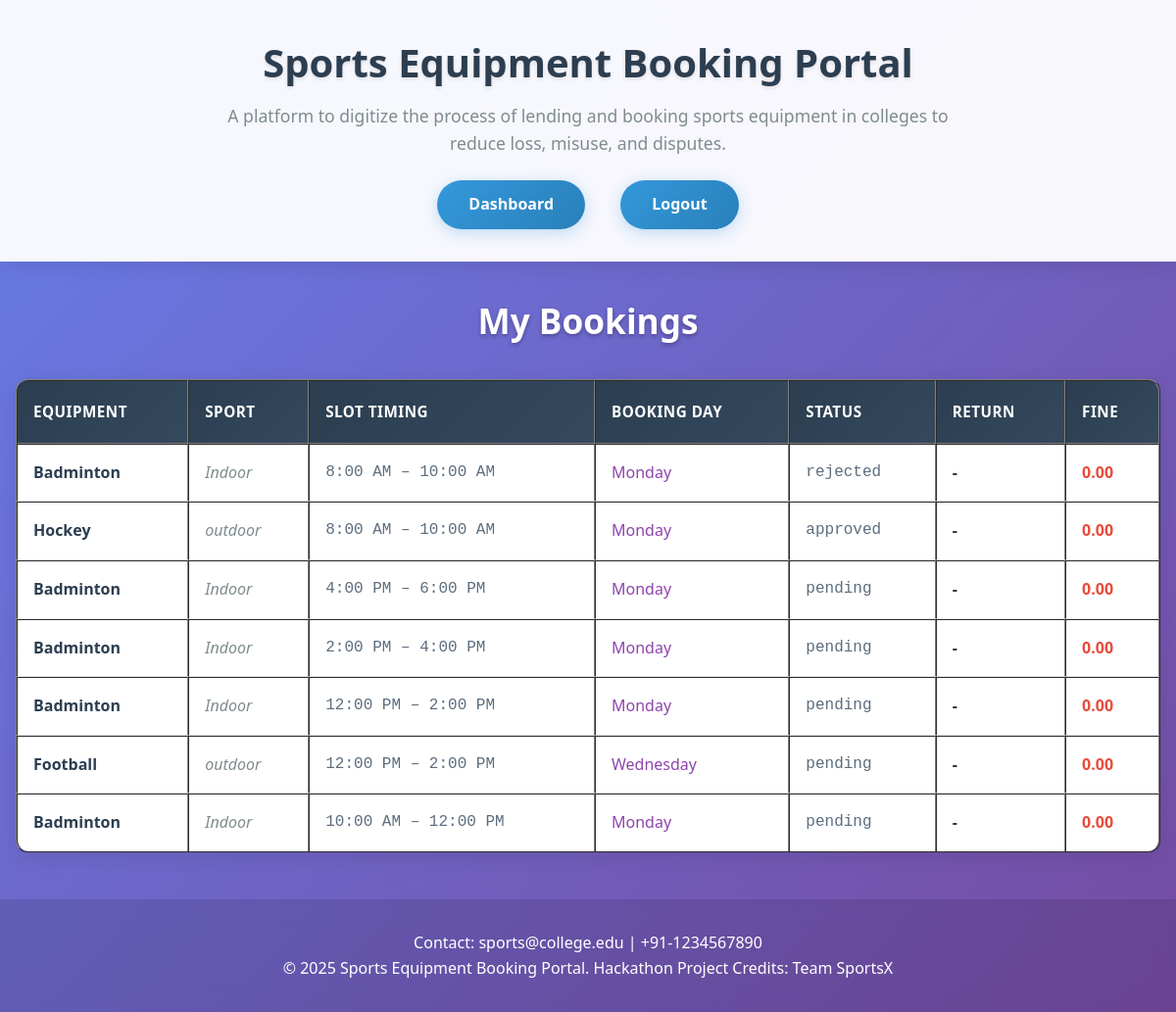
Page /student/my_bookings.php (signed in) on the committed database.
### tables this page shows
CREATE TABLE `bookings` (
  `id` int(11) NOT NULL,
  `user_id` int(11) NOT NULL,
  `equipment_id` int(11) NOT NULL,
  `booking_date` text NOT NULL,
  `return_date` text DEFAULT NULL,
  `status` enum('pending','approved','rejected','borrowed','returned','late') NOT NULL DEFAULT 'pending',
  `fine_amount` decimal(10,2) DEFAULT 0.00
);

CREATE TABLE `equipment` (
  `id` int(11) NOT NULL,
  `name` varchar(100) NOT NULL,
  `sport_type` varchar(50) NOT NULL,
  `availability_status` enum('available','reserved','borrowed') NOT NULL DEFAULT 'available',
  `image_url` varchar(255) DEFAULT NULL
);

### student/my_bookings.php (the view, shortened to what this page needs)
<?php
require_once '../includes/db.php';
$user_id = $_SESSION['user_id'];
$result = $conn->query("SELECT b.*, e.name AS equipment_name, e.sport_type FROM bookings b JOIN equipment e ON b.equipment_id = e.id WHERE b.user_id = $user_id ORDER BY b.booking_date DESC");
?>
<!DOCTYPE html>
<html>
<head>
</head>
<body>
<header>
  <h1>Sports Equipment Booking Portal</h1>
  <p>A platform to digitize the process of lending and booking sports equipment in colleges to reduce loss, misuse, and disputes.</p>
  <nav>
    <a href="dashboard.php">Dashboard</a>
    <a href="/project/logout.php">Logout</a>
  </nav>
</header><div class="container">
  <h2>My Bookings</h2>
  <table border="1" width="100%">
    <tr>
      <th>Equipment</th>
      <th>Sport</th>
      <th>Slot Timing</th>
      <th>Booking Day</th>
      <th>Status</th>
      <th>Return</th>
      <th>Fine</th>
    </tr>
    <?php while ($row = $result->fetch_assoc()): ?>
    <tr>
      <td><?= $row['equipment_name'] ?></td>
      <td><?= $row['sport_type'] ?></td>
      <td><?= $row['booking_date'] ?></td>
      <td><?= $row['return_date'] ?></td>
      <td><?= $row['status'] ?></td>
      <td>
        <?php if ($row['status'] === 'borrowed'): ?>
          <form method="post" action="return.php">
            <input type="hidden" name="booking_id" value="<?= $row['id'] ?>">
            <button class="btn" type="submit">Return</button>
          </form>
        <?php elseif ($row['status'] === 'returned'): ?>
          Returned
        <?php else: ?>
          -
        <?php endif; ?>
      </td>
      <td><?= $row['fine_amount'] ?></td>
    </tr>
    <?php endwhile; ?>
  </table>
</div>
<?php include '../includes/footer.php'; ?>
</body>
</html>

### student/my_bookings.php (style rules this page uses)
* { margin: 0; padding: 0; box-sizing: border-box; }
body { font-family: 'Segoe UI', Tahoma, Geneva, Verdana, sans-serif; line-height: 1.6; color: #333; background: linear-gradient(135deg, #667eea 0%, #764ba2 100%); min-height: 100vh; }
header { background: rgba(255, 255, 255, 0.95); backdrop-filter: blur(10px); padding: 2rem 0; box-shadow: 0 4px 20px rgba(0, 0, 0, 0.1); border-bottom: 1px solid rgba(255, 255, 255, 0.2); }
header h1 { text-align: center; color: #2c3e50; font-size: 2.5rem; font-weight: 700; margin-bottom: 0.5rem; text-shadow: 0 2px 4px rgba(0, 0, 0, 0.1); }
header p { text-align: center; color: #7f8c8d; font-size: 1.1rem; margin-bottom: 1.5rem; max-width: 800px; margin-left: auto; margin-right: auto; padding: 0 1rem; }
nav { text-align: center; margin-top: 1rem; }
nav a { display: inline-block; margin: 0 1rem; padding: 0.75rem 2rem; background: linear-gradient(135deg, #3498db, #2980b9); color: white; text-decoration: none; border-radius: 50px; font-weight: 600; transition: all 0.3s ease; box-shadow: 0 4px 15px rgba(52, 152, 219, 0.3); }
.container { max-width: 1200px; margin: 2rem auto; padding: 0 1rem; }
.container h2 { text-align: center; color: white; font-size: 2.2rem; margin-bottom: 2rem; text-shadow: 0 2px 4px rgba(0, 0, 0, 0.3); }
table { width: 100%; border-collapse: separate; border-spacing: 0; border-radius: 12px; overflow: hidden; box-shadow: 0 5px 20px rgba(0, 0, 0, 0.1); }
th { background: linear-gradient(135deg, #2c3e50, #34495e); color: white; padding: 1.2rem 1rem; text-align: left; font-weight: 600; font-size: 0.95rem; text-transform: uppercase; letter-spacing: 0.5px; }
th:first-child { border-top-left-radius: 12px; }
th:last-child { border-top-right-radius: 12px; }
td { padding: 1rem; border-bottom: 1px solid #e0e6ed; background: white; transition: background-color 0.3s ease; }
tr:last-child td { border-bottom: none; }
tr:last-child td:first-child { border-bottom-left-radius: 12px; }
tr:last-child td:last-child { border-bottom-right-radius: 12px; }
td:nth-child(6) { font-weight: 600; text-transform: capitalize; }
td:last-child { font-weight: 600; color: #e74c3c; }
td:nth-child(1) { font-weight: 600; color: #2c3e50; }
td:nth-child(2) { color: #7f8c8d; font-style: italic; }
td:nth-child(3), td:nth-child(5) { color: #5d6d7e; font-family: 'Courier New', monospace; }
td:nth-child(4) { color: #8e44ad; font-weight: 500; }
tr { transition: all 0.3s ease; }

### rows in the picture
bookings: equipment.name "Badminton", equipment.sport_type "Indoor", booking_date "8:00 AM – 10:00 AM", return_date "Monday", status "rejected", fine_amount "0.00"
bookings: equipment.name "Hockey", equipment.sport_type "outdoor", booking_date "8:00 AM – 10:00 AM", return_date "Monday", status "approved", fine_amount "0.00"
bookings: equipment.name "Badminton", equipment.sport_type "Indoor", booking_date "4:00 PM – 6:00 PM", return_date "Monday", status "pending", fine_amount "0.00"
bookings: equipment.name "Badminton", equipment.sport_type "Indoor", booking_date "2:00 PM – 4:00 PM", return_date "Monday", status "pending", fine_amount "0.00"
bookings: equipment.name "Badminton", equipment.sport_type "Indoor", booking_date "12:00 PM – 2:00 PM", return_date "Monday", status "pending", fine_amount "0.00"
bookings: equipment.name "Football", equipment.sport_type "outdoor", booking_date "12:00 PM – 2:00 PM", return_date "Wednesday", status "pending", fine_amount "0.00"
bookings: equipment.name "Badminton", equipment.sport_type "Indoor", booking_date "10:00 AM – 12:00 PM", return_date "Monday", status "pending", fine_amount "0.00"
